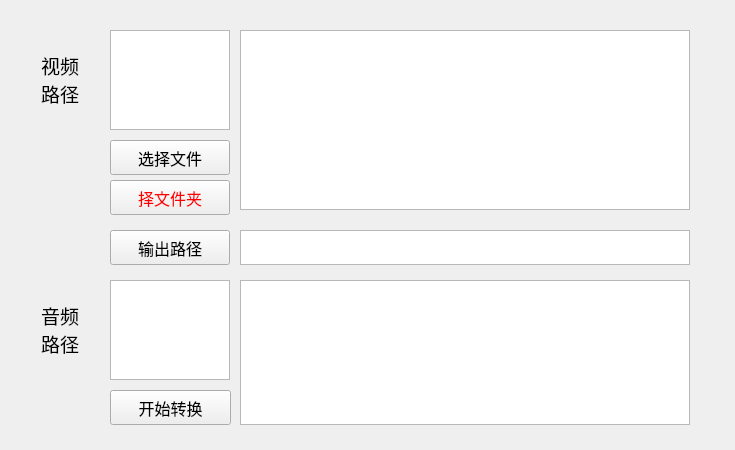
<?xml version="1.0" encoding="UTF-8"?>
<ui version="4.0">
 <class>Form</class>
 <widget class="QWidget" name="Form">
  <property name="geometry">
   <rect>
    <x>0</x>
    <y>0</y>
    <width>735</width>
    <height>450</height>
   </rect>
  </property>
  <property name="windowTitle">
   <string>Form</string>
  </property>
  <widget class="QPushButton" name="pushButton_file">
   <property name="geometry">
    <rect>
     <x>110</x>
     <y>140</y>
     <width>120</width>
     <height>35</height>
    </rect>
   </property>
   <property name="font">
    <font>
     <family>霞鹜文楷等宽</family>
     <pointsize>12</pointsize>
    </font>
   </property>
   <property name="text">
    <string>选择文件</string>
   </property>
  </widget>
  <widget class="QTextEdit" name="textEdit_name">
   <property name="geometry">
    <rect>
     <x>110</x>
     <y>30</y>
     <width>120</width>
     <height>100</height>
    </rect>
   </property>
   <property name="font">
    <font>
     <family>霞鹜文楷等宽</family>
     <pointsize>12</pointsize>
    </font>
   </property>
  </widget>
  <widget class="QTextEdit" name="textEdit_dir">
   <property name="geometry">
    <rect>
     <x>240</x>
     <y>230</y>
     <width>450</width>
     <height>35</height>
    </rect>
   </property>
   <property name="font">
    <font>
     <family>霞鹜文楷等宽</family>
     <pointsize>12</pointsize>
    </font>
   </property>
  </widget>
  <widget class="QPushButton" name="pushButton_folder">
   <property name="geometry">
    <rect>
     <x>110</x>
     <y>180</y>
     <width>120</width>
     <height>35</height>
    </rect>
   </property>
   <property name="font">
    <font>
     <family>霞鹜文楷等宽</family>
     <pointsize>12</pointsize>
    </font>
   </property>
   <property name="styleSheet">
    <string notr="true">color: rgb(255, 0, 0);</string>
   </property>
   <property name="text">
    <string>择文件夹</string>
   </property>
  </widget>
  <widget class="QPushButton" name="pushButton_dir">
   <property name="geometry">
    <rect>
     <x>110</x>
     <y>230</y>
     <width>120</width>
     <height>35</height>
    </rect>
   </property>
   <property name="font">
    <font>
     <family>霞鹜文楷等宽</family>
     <pointsize>12</pointsize>
    </font>
   </property>
   <property name="text">
    <string>输出路径</string>
   </property>
  </widget>
  <widget class="QPushButton" name="pushButton_4">
   <property name="geometry">
    <rect>
     <x>110</x>
     <y>390</y>
     <width>121</width>
     <height>35</height>
    </rect>
   </property>
   <property name="font">
    <font>
     <family>霞鹜文楷等宽</family>
     <pointsize>12</pointsize>
    </font>
   </property>
   <property name="text">
    <string>开始转换</string>
   </property>
  </widget>
  <widget class="QTextEdit" name="textEdit_out">
   <property name="geometry">
    <rect>
     <x>110</x>
     <y>280</y>
     <width>120</width>
     <height>100</height>
    </rect>
   </property>
   <property name="font">
    <font>
     <family>霞鹜文楷等宽</family>
     <pointsize>12</pointsize>
    </font>
   </property>
  </widget>
  <widget class="QTextEdit" name="textEdit_show">
   <property name="geometry">
    <rect>
     <x>240</x>
     <y>30</y>
     <width>450</width>
     <height>180</height>
    </rect>
   </property>
   <property name="font">
    <font>
     <family>霞鹜文楷等宽</family>
     <pointsize>12</pointsize>
    </font>
   </property>
  </widget>
  <widget class="QLabel" name="label_1">
   <property name="geometry">
    <rect>
     <x>20</x>
     <y>30</y>
     <width>80</width>
     <height>100</height>
    </rect>
   </property>
   <property name="font">
    <font>
     <family>霞鹜文楷等宽</family>
     <pointsize>14</pointsize>
    </font>
   </property>
   <property name="text">
    <string>&lt;html&gt;&lt;head/&gt;&lt;body&gt;&lt;p align=&quot;center&quot;&gt;视频&lt;br/&gt;路径&lt;/p&gt;&lt;/body&gt;&lt;/html&gt;</string>
   </property>
  </widget>
  <widget class="QLabel" name="label_2">
   <property name="geometry">
    <rect>
     <x>20</x>
     <y>280</y>
     <width>80</width>
     <height>100</height>
    </rect>
   </property>
   <property name="font">
    <font>
     <family>霞鹜文楷等宽</family>
     <pointsize>14</pointsize>
    </font>
   </property>
   <property name="text">
    <string>&lt;html&gt;&lt;head/&gt;&lt;body&gt;&lt;p align=&quot;center&quot;&gt;音频&lt;br/&gt;路径&lt;/p&gt;&lt;/body&gt;&lt;/html&gt;</string>
   </property>
  </widget>
  <widget class="QTextEdit" name="textEdit_res">
   <property name="geometry">
    <rect>
     <x>240</x>
     <y>280</y>
     <width>450</width>
     <height>145</height>
    </rect>
   </property>
   <property name="font">
    <font>
     <family>霞鹜文楷等宽</family>
     <pointsize>12</pointsize>
    </font>
   </property>
  </widget>
 </widget>
 <resources/>
 <connections/>
</ui>
